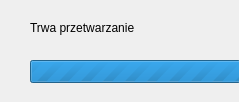
<?xml version="1.0" encoding="UTF-8"?>
<ui version="4.0">
 <class>DialogBusy</class>
 <widget class="QDialog" name="DialogBusy">
  <property name="geometry">
   <rect>
    <x>0</x>
    <y>0</y>
    <width>239</width>
    <height>102</height>
   </rect>
  </property>
  <property name="windowTitle">
   <string>Proszę czekać</string>
  </property>
  <property name="modal">
   <bool>true</bool>
  </property>
  <widget class="QLabel" name="label">
   <property name="geometry">
    <rect>
     <x>30</x>
     <y>20</y>
     <width>171</width>
     <height>16</height>
    </rect>
   </property>
   <property name="text">
    <string>Trwa przetwarzanie</string>
   </property>
  </widget>
  <widget class="QProgressBar" name="progressBar">
   <property name="geometry">
    <rect>
     <x>30</x>
     <y>60</y>
     <width>211</width>
     <height>23</height>
    </rect>
   </property>
   <property name="maximum">
    <number>0</number>
   </property>
   <property name="value">
    <number>-1</number>
   </property>
  </widget>
 </widget>
 <resources/>
 <connections/>
</ui>
